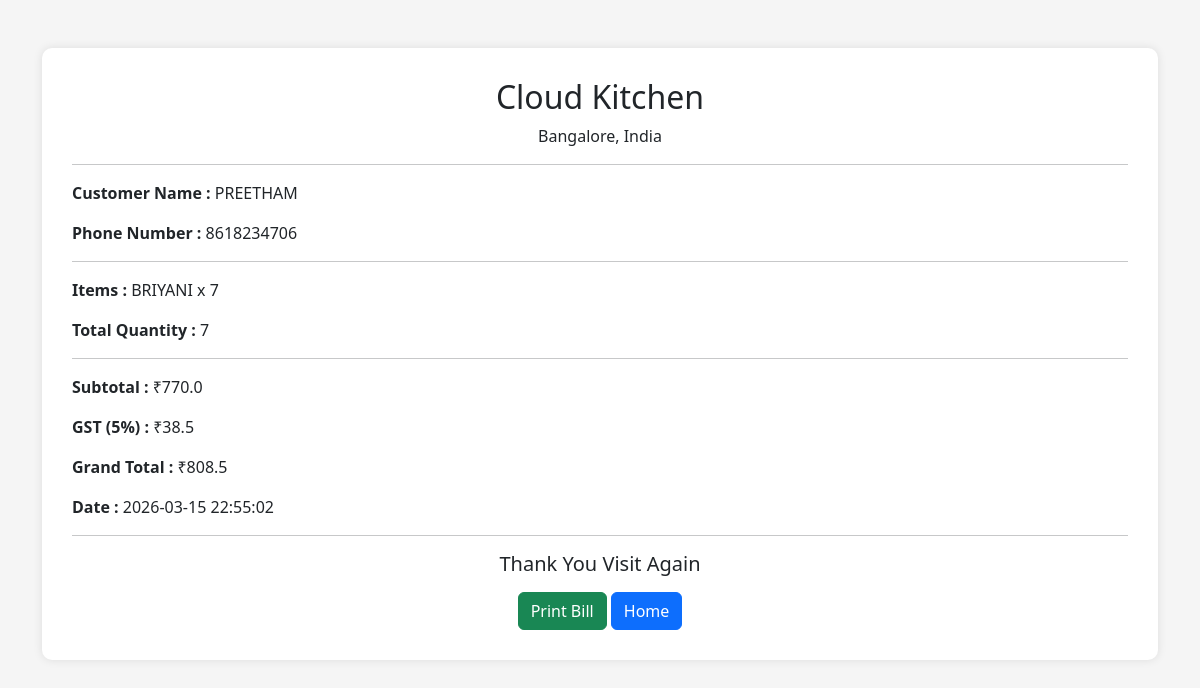
The page /bill/2 (signed in) on the database its author committed.
### tables this page shows
CREATE TABLE orders(
        id INTEGER PRIMARY KEY AUTOINCREMENT,
        customer_name TEXT,
        customer_number TEXT,
        item_name TEXT,
        quantity INTEGER,
        total REAL,
        date TEXT
    );

### app.py (the view)
@app.route("/bill/<int:order_id>")
def bill(order_id):
    display_id = request.args.get("display")
    if not session.get("admin"):
        return redirect("/login")
    conn = sqlite3.connect(DB_PATH)
    cursor = conn.cursor()
    cursor.execute("SELECT * FROM orders WHERE id=?", (order_id,))
    order = cursor.fetchone()
    conn.close()
    if order:
        subtotal = order[5]
        gst = round(subtotal * 0.05, 2)
        total = round(subtotal + gst, 2)
    else:
        gst = 0
        total = 0
    return render_template(
    "bill.html",
    order=order,
    gst=gst,
    total=total,
    display_id=display_id,
    kitchen_name="Cloud Kitchen",
    kitchen_address="Bangalore, India"
)

### templates/bill.html (shortened to what this page needs)
<!DOCTYPE html>
<html>
<head>
<link href="https://cdn.jsdelivr.net/npm/bootstrap@5.3.0/dist/css/bootstrap.min.css" rel="stylesheet">
</head>
<body>
<div class="container mt-5">
<div class="bill-box">
<h2 class="text-center">{{ kitchen_name }}</h2>
<p class="text-center">
{{ kitchen_address }}
</p>
<hr>
{% if order %}
<p><b>Customer Name :</b> {{ order[1] }}</p>
<p><b>Phone Number :</b> {{ order[2] }}</p>
<hr>
<p><b>Items :</b> {{ order[3] }}</p>
<p><b>Total Quantity :</b> {{ order[4] }}</p>
<hr>
<p><b>Subtotal :</b> ₹{{ order[5] }}</p>
<p><b>GST (5%) :</b> ₹{{ gst }}</p>
<p><b>Grand Total :</b> ₹{{ total }}</p>
<p><b>Date :</b> {{ order[6] }}</p>
{% else %}
<p>No order found</p>
{% endif %}
<hr>
<h5 class="text-center">Thank You Visit Again</h5>
<div class="text-center mt-3 no-print">
<button onclick="window.print()" class="btn btn-success">
Print Bill
</button>
<a href="/" class="btn btn-primary">
Home
</a>
</div>
</div>
</div>
</body>
</html>

### templates/bill.html (style rules this page uses)
body { background:#f5f5f5; }
.bill-box { background:white; padding:30px; border-radius:10px; box-shadow:0 0 10px rgba(0,0,0,0.1); }

### rows shown on the page
orders: customer_name "PREETHAM", customer_number "8618234706", item_name "BRIYANI x 7", quantity "7", total "770.0", date "2026-03-15 22:55:02"

### other values the page prints
{{ kitchen_name }} "Cloud Kitchen"
{{ kitchen_address }} "Bangalore, India"
{{ gst }} "38.5"
{{ total }} "808.5"
